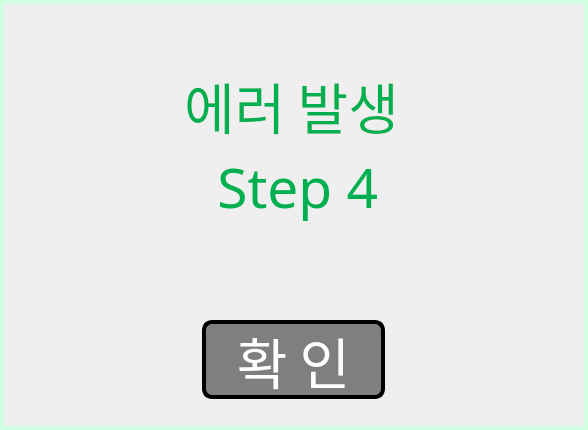
<?xml version="1.0" encoding="UTF-8"?>
<ui version="4.0">
 <class>Form</class>
 <widget class="QWidget" name="Form">
  <property name="geometry">
   <rect>
    <x>0</x>
    <y>0</y>
    <width>588</width>
    <height>430</height>
   </rect>
  </property>
  <property name="windowTitle">
   <string>Form</string>
  </property>
  <property name="styleSheet">
   <string notr="true"/>
  </property>
  <widget class="QWidget" name="widget" native="true">
   <property name="geometry">
    <rect>
     <x>0</x>
     <y>0</y>
     <width>588</width>
     <height>430</height>
    </rect>
   </property>
   <property name="styleSheet">
    <string notr="true">gridline-color: rgb(0, 0, 0);
background-image: url(:/newPrefix/img/pic5.png);

border:4px solid black;
border-color:rgb(209,254,225);</string>
   </property>
  </widget>
  <widget class="QLabel" name="num">
   <property name="geometry">
    <rect>
     <x>50</x>
     <y>20</y>
     <width>483</width>
     <height>250</height>
    </rect>
   </property>
   <property name="font">
    <font>
     <family>12롯데마트행복Bold</family>
     <pointsize>41</pointsize>
    </font>
   </property>
   <property name="styleSheet">
    <string notr="true">color: rgb(0, 176, 80);</string>
   </property>
   <property name="lineWidth">
    <number>0</number>
   </property>
   <property name="midLineWidth">
    <number>0</number>
   </property>
   <property name="text">
    <string>에러 발생
 Step 4</string>
   </property>
   <property name="textFormat">
    <enum>Qt::PlainText</enum>
   </property>
   <property name="alignment">
    <set>Qt::AlignCenter</set>
   </property>
  </widget>
  <widget class="QPushButton" name="pushButton">
   <property name="geometry">
    <rect>
     <x>202</x>
     <y>320</y>
     <width>183</width>
     <height>79</height>
    </rect>
   </property>
   <property name="font">
    <font>
     <family>12롯데마트행복Bold</family>
     <pointsize>41</pointsize>
    </font>
   </property>
   <property name="styleSheet">
    <string notr="true">background-color: rgba(0, 0, 0, 120);
border:4px solid black;
border-radius:10px;
color:white
</string>
   </property>
   <property name="text">
    <string>확 인</string>
   </property>
  </widget>
 </widget>
 <resources>
  <include location="bg.qrc"/>
 </resources>
 <connections/>
</ui>
